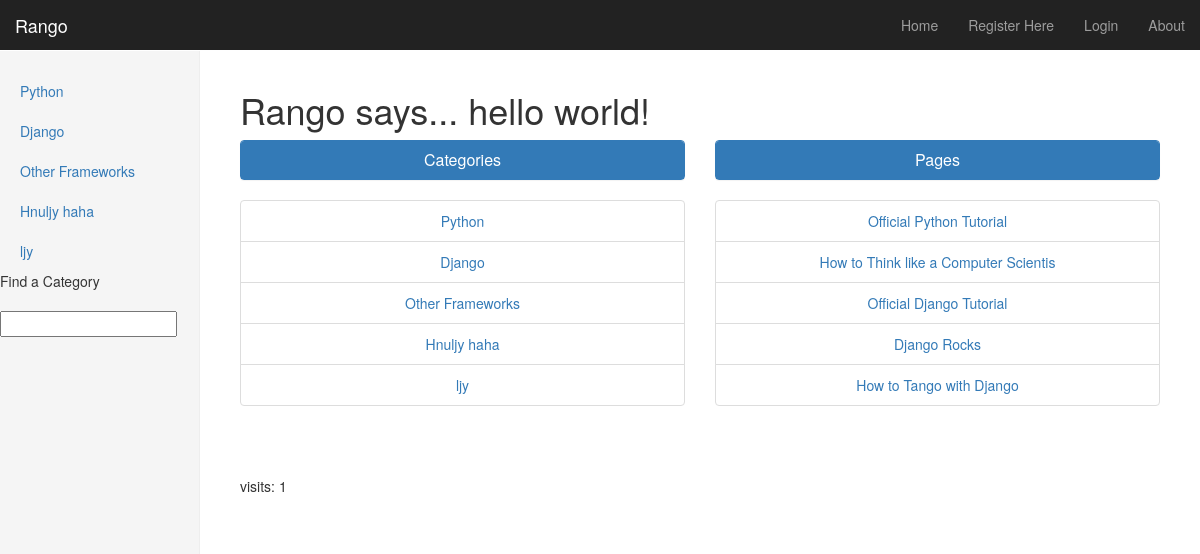
Screenshot of /rango/ with the database file from the repository.
### rango/models.py (models this page shows, shortened)
class Category(models.Model):
    name = models.CharField(max_length=128, unique=True)
    views = models.IntegerField(default=0)
    likes = models.IntegerField(default=0)
    slug = models.SlugField(unique=True)

class Page(models.Model):
    category = models.ForeignKey(Category)
    title = models.CharField(max_length=128)
    url = models.URLField()
    views = models.IntegerField(default=0)

### rango/views.py (the view)
def index(request):
    category_list = Category.objects.order_by('-likes')[:5]
    page_list = Page.objects.order_by('-views')[:5]
    context_dict = {'categories': category_list, 'pages': page_list}
    visits = request.session.get('visits')
    if not visits:
        visits = 1
    reset_last_visit_time = False
    last_visit = request.session.get('last_visit')
    if last_visit:
        print 'last_visit',last_visit
        print last_visit[:-7]
        print last_visit[:-3]
        last_visit_time = datetime.strptime(last_visit[:-7], "%Y-%m-%d %H:%M:%S")
        print last_visit_time
        if (datetime.now() - last_visit_time).seconds > 2:
            visits = visits + 1
            reset_last_visit_time = True
    else:
        reset_last_visit_time = True
    if reset_last_visit_time:
        request.session['last_visit'] = str(datetime.now())
        request.session['visits'] = visits
    context_dict['visits'] = visits
    response = render(request, 'rango/index.html', context_dict)
    return response

### rango/templatetags/rango_extras.py (called while the page is built)
@register.inclusion_tag('rango/cats.html')
def get_category_list(cat=None):
    return {'cats': Category.objects.order_by('-likes')[:5], 'act_cat': cat}

### templates/rango/index.html (shortened to what this page needs)
{% extends 'rango/base.html' %}
{% load staticfiles %}
        {% block body_block %}
{% if user.is_authenticated %}
    <div class="page-header">
                <h1>Rango says... hello {{ user.username }}!</h1>
            {% else %}
                <h1>Rango says... hello world!</h1>
            {% endif %}
</div>
         <div class="row placeholders">
            <div class="col-xs-12 col-sm-6 placeholder">
               <div class="panel panel-primary">
    <div class="panel-heading">
            <h3 class="panel-title">Categories</h3>
    </div>
</div>
              {% if categories %}
                    <ul  class="list-group">
                        {% for category in categories %}
                         <li class="list-group-item"><a href="{% url 'category'  category.slug %}">{{ category.name }}</a></li>
                        {% endfor %}
                    </ul>
                {% else %}
                    <strong>There are no categories present.</strong>
                {% endif %}
            </div>
            <div class="col-xs-12 col-sm-6 placeholder">
              <div class="panel panel-primary">
            <div class="panel-heading">
                    <h3 class="panel-title">Pages</h3>
            </div>
    </div>
                {% if pages %}
                    <ul  class="list-group">
                        {% for page in pages %}
                         <li class="list-group-item"><a href="{{page.url}}">{{ page.title }}</a></li>
                        {% endfor %}
                    </ul>
                {% else %}
                    <strong>There are no categories present.</strong>
                {% endif %}
            </div>
          </div>
       <p> visits: {{ visits }}</p>
        {% endblock %}

### templates/rango/base.html (shortened to what this page needs)
<!DOCTYPE html>
<html lang="en">
  <head>
    {% load staticfiles %}
    <link href="{% static "css/bootstrap.min.css" %}" rel="stylesheet">
    <link href="{% static "css/dashboard.css" %}" rel="stylesheet">
  </head>
  <body>
    <div class="navbar navbar-inverse navbar-fixed-top" role="navigation">
      <div class="container-fluid">
        <div class="navbar-header">
          <a class="navbar-brand" href="/rango/">Rango</a>
        </div>
        <div class="navbar-collapse collapse">
          <ul class="nav navbar-nav navbar-right">
                <li><a href="{% url 'index' %}">Home</a></li>
                    {% if user.is_authenticated %}
                        <li><a href="{% url 'restricted' %}">Restricted Page</a></li>
                        <li><a href="{% url 'auth_logout' %}?next=/rango/">Logout</a></li>
                        <li><a href="{% url 'add_category' %}">Add a New Category</a></li>
                    {% else %}
                        <li><a href="{% url 'registration_register' %}">Register Here</a></li>
                        <li><a href="{% url 'auth_login' %}">Login</a></li>
                    {% endif %}
                                <li><a href="{% url 'about' %}">About</a></li>
              </ul>
        </div>
      </div>
    </div>
    <div class="container-fluid">
      <div class="row">
        <div class="col-sm-3 col-md-2 sidebar">
                {% block side_block %}
                {% load rango_extras %}
                {% get_category_list category%}
                {% endblock %}
            <ul class="nav nav-list">
                    <li class="nav-header">Find a Category</li>
                    <form>
                    <li><input  class="search-query span10" type="text" name="suggestion" value="" id="suggestion" /></li>
                    </form>
            </ul>
        </div>
        <div class="col-sm-9 col-sm-offset-3 col-md-10 col-md-offset-2 main">
           <div>
                {% block body_block %}{% endblock %}
                </div>
        </div>
      </div>
  </body>
</html>

### templates/rango/cats.html
{% if cats %}
    <ul class="nav nav-sidebar">
    {% for c in cats %}
        {% if c == act_cat %}
        <li class="active" > {% else %} <li>{% endif %}<a href="{% url 'category' c.slug %}">{{ c.name }}</a></li>
    {% endfor %}
{% else %}
    <li> <strong>There are no category present.</strong></li>
    </ul>
{% endif %}

### static/css/dashboard.css (style rules this page uses)
body { padding-top: 50px; }
.navbar-fixed-top { border: 0; }
.sidebar { display: none; }
@media (min-width: 768px) { .sidebar { position: fixed; top: 51px; bottom: 0; left: 0; z-index: 1000; display: block; padding: 20px; overflow-x: hidden; overflow-y: auto; background-color: #f5f5f5; border-right: 1px solid #eee; } }
.nav-sidebar { margin-right: -21px; margin-bottom: 20px; margin-left: -20px; }
.nav-sidebar > li > a { padding-right: 20px; padding-left: 20px; }
.main { padding: 20px; }
@media (min-width: 768px) { .main { padding-right: 40px; padding-left: 40px; } }
.placeholders { margin-bottom: 30px; text-align: center; }
.placeholder { margin-bottom: 20px; }

### rows the page displays
Category: name "Python"
Category: name "Django"
Category: name "Other Frameworks"
Category: name "Hnuljy haha"
Category: name "ljy"
Page: title "Official Python Tutorial"
Page: title "How to Think like a Computer Scientis"
Page: title "Official Django Tutorial"
Page: title "Django Rocks"
Page: title "How to Tango with Django"

### other values shown
{{ visits }} "1"
